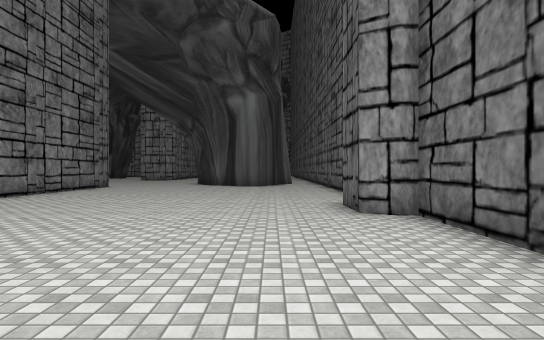
View 1 (above)

24 first-person views from a walk through a 3-D level made in the Unity game engine. The camera is 1.4 m above the floor, looks level and sees 75° across. The floor is counted in squares, 2 m on a side. Each view is taken from the middle of a square. On the plan, view 1 faces up. The plan holds only what a view shows up to about 11 squares ahead; the rest is blank. The place goes on beyond the plan. The player is left out. Some animated figures are not drawn. Some surface patterns are stand-ins.

View 2
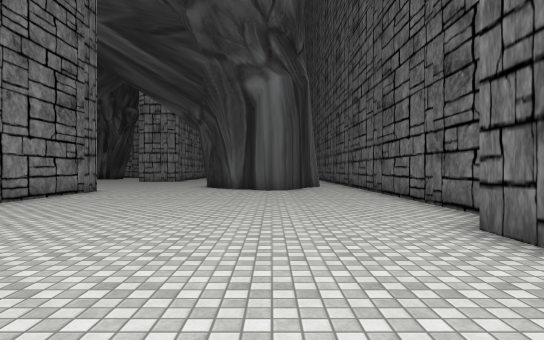

View 3
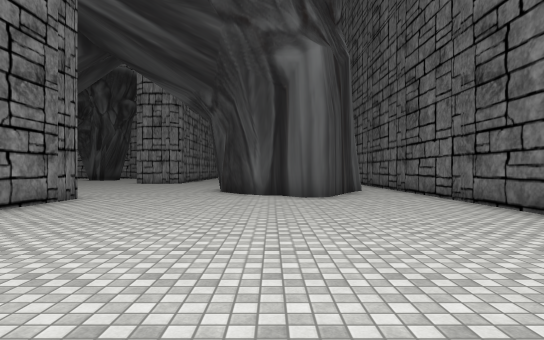

View 4
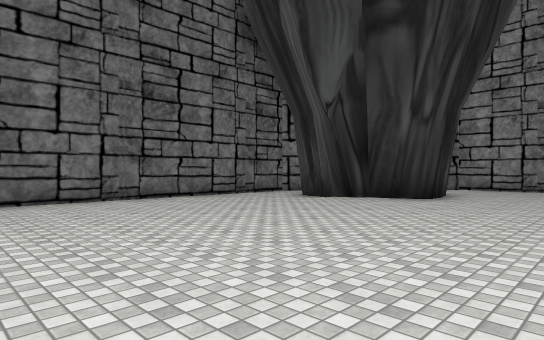

View 5
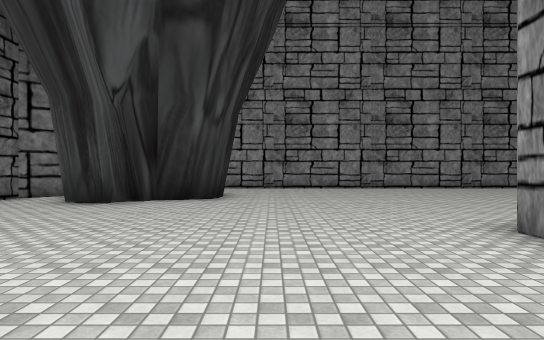

View 6
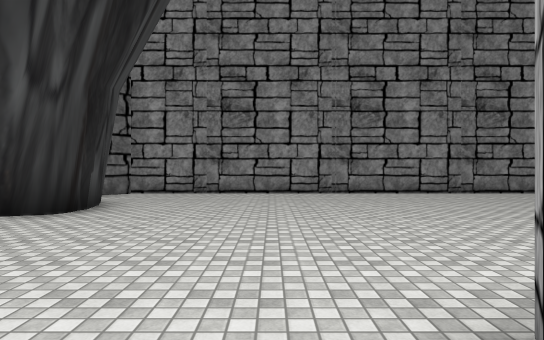

View 7
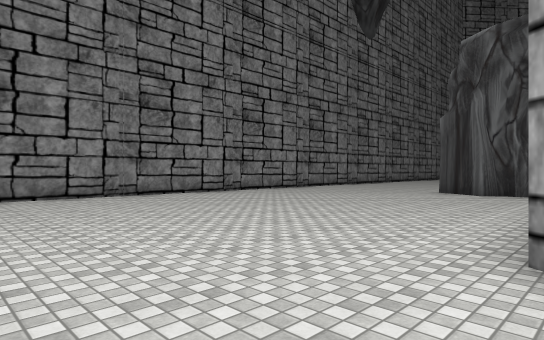

View 8
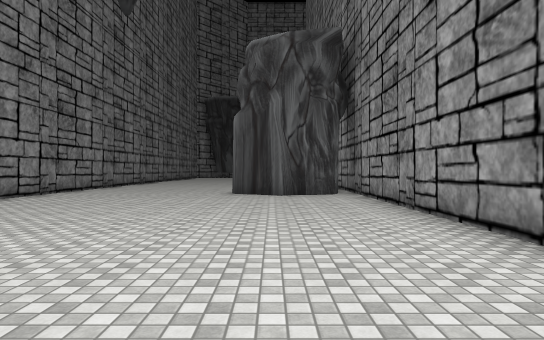

View 9
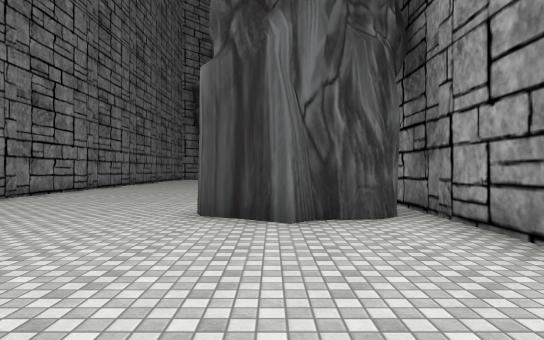

View 10
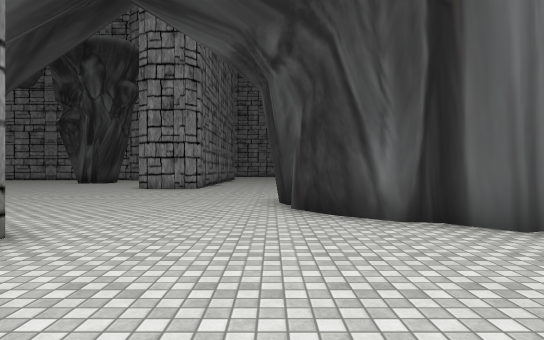

View 11
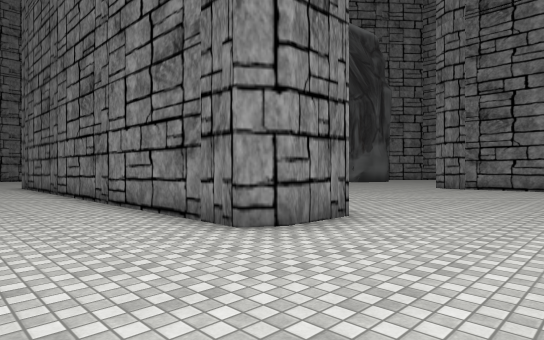

View 12
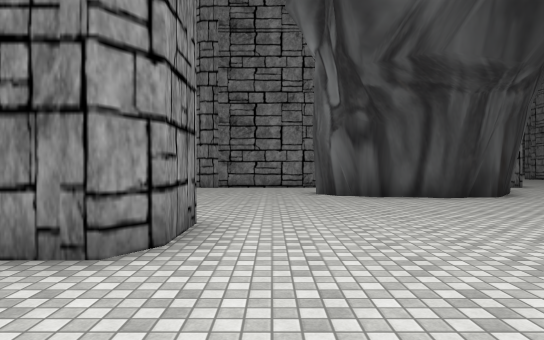

View 13
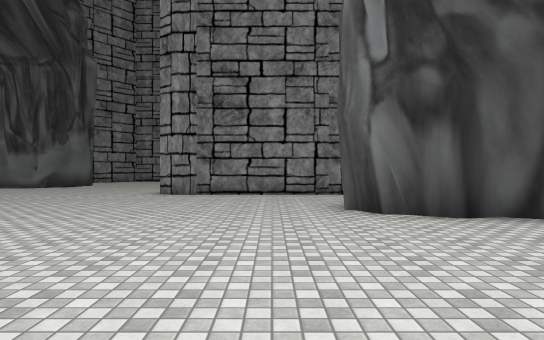

View 14
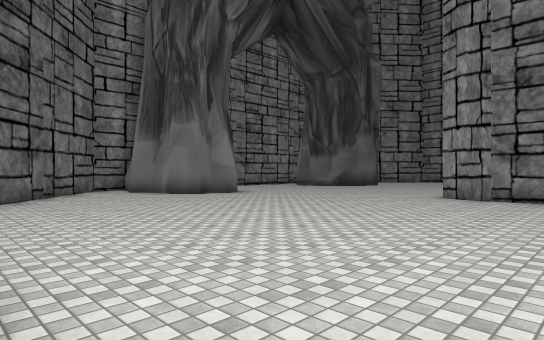

View 15
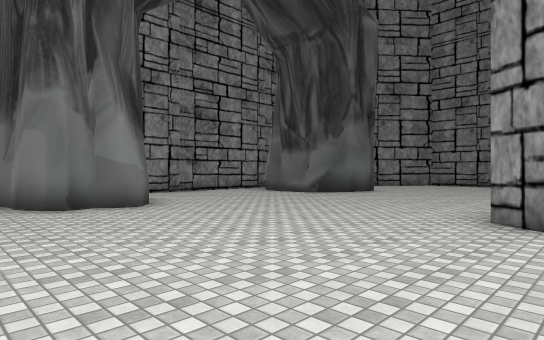

View 16
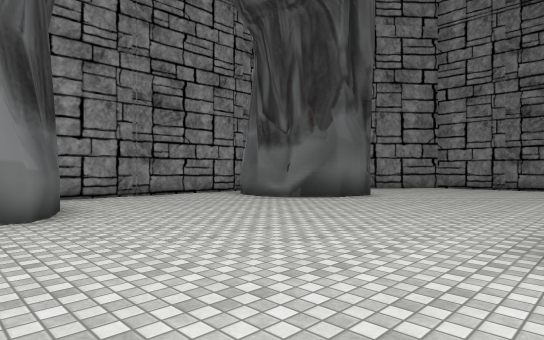

View 17
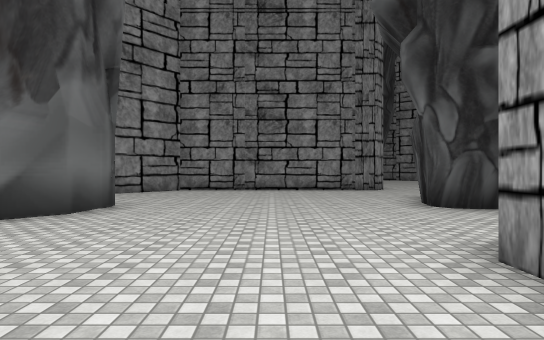

View 18
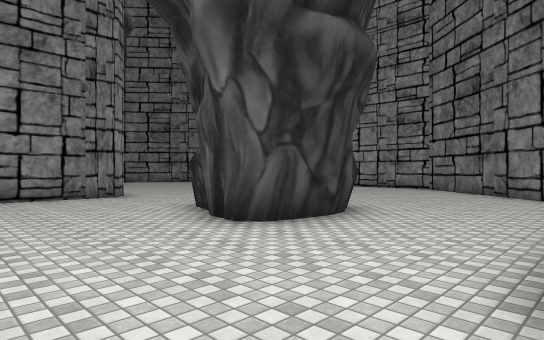

View 19
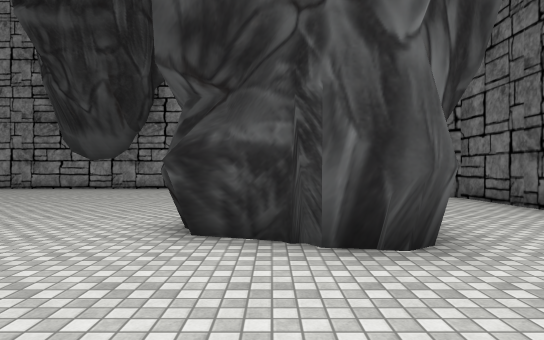

View 20
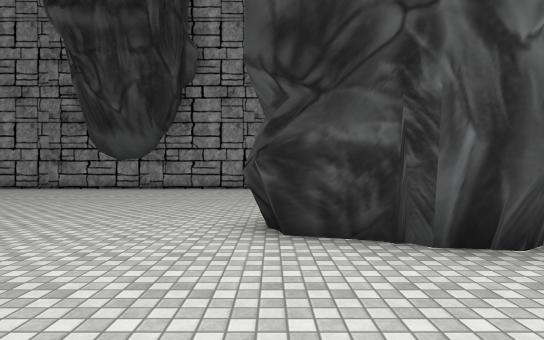

View 21
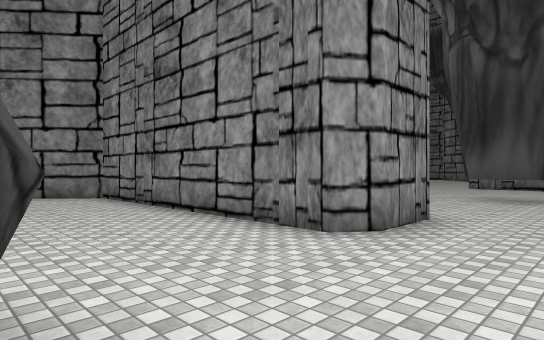

View 22
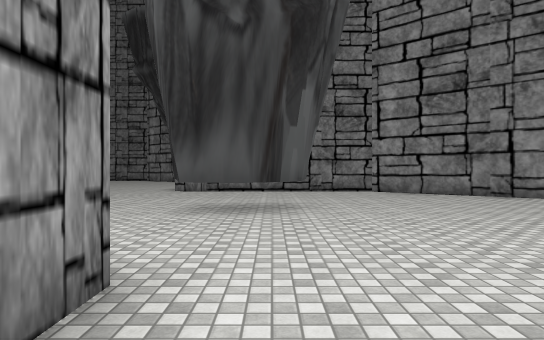

View 23
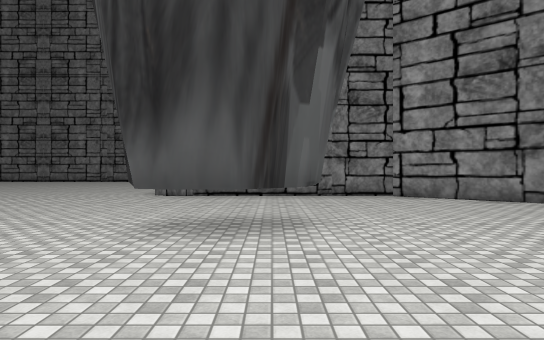

View 24
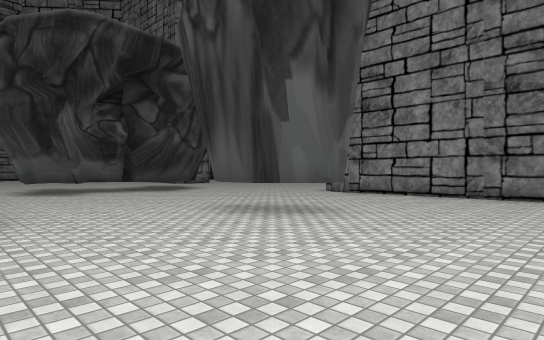

### Floor plan
Key: @ floor where view 1 was taken; # wall or solid block; . floor.
Columns run from 42 left of view 1 to 3 right of it. Each row starts with its distance up from view 1.
 22    ##.  ........  ..##      ##.........
 21   ##............ ....##      #.........
 20  ##...................#      #.........
 19  #....................#     ##.........#
 18  #............... ....###. ##..........#
 17  #............... #...###..............## #..#
 16  #....##........  #...  #...............###..#
 15  #.... #...##...###...  #.........##.....#...#
 14  #......... #.....#...  #........  #.........#
 13  #......... #.........###........  #.........#
 12 ........... #....................  #.........#
 11 ........... #....................  #.........#
 10 ....  ..... #....................  #.........#
  9 ...    ##.  #....................  #.........#
  8        # #  #....................  #.........
  7             ##....###.....##....#  #........#
  6              ##     #.....##...##  #........##
  5                     #..... ##.##   #.........#
  4                      .....  ###     .........#
  3                      #####   ##     .........#
  2                          ###########.........#
  1                           #..................#
  0                           ##..............@..#
 -1                           ##.................#
 -2                           #..............##..#
 -3                       ..................##  ##
 -4                      ...................#   #
 -5                      ....................
 -6                      ....................
 -7                      .... ...............#
 -8                      ###  ################

Positions as (right, up) in squares from view 1, and headings:
1: (0, 0), facing up
2: (-1, 3), facing up
3: (-2, 6), facing up
4: (-6, 6), facing down-right
5: (-4, 6), facing down
6: (-6, 3), facing down
7: (-4, 2), facing down-left
8: (-5, -1), facing left
9: (-10, -1), facing left
10: (-4, 11), facing up
11: (-4, 18), facing down-left
12: (-4, 16), facing left
13: (-8, 16), facing left
14: (-9, 16), facing down-left
15: (-13, 14), facing down-left
16: (-15, 13), facing down-left
17: (-17, 11), facing left
18: (-20, 11), facing up-left
19: (-25, 11), facing up
20: (-26, 11), facing up
21: (-26, 17), facing down-left
22: (-29, 16), facing left
23: (-31, 16), facing left
24: (-31, 20), facing down-left
